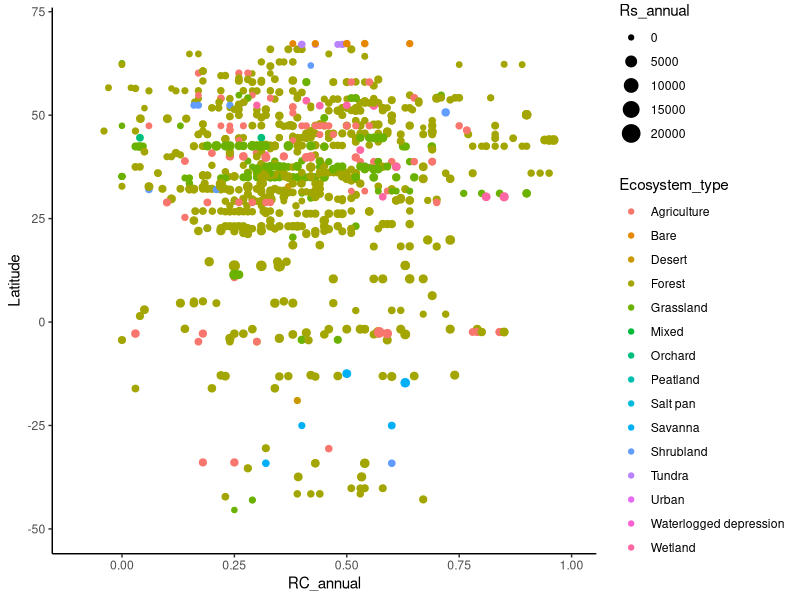

Reproduce this figure in R.
## ---- chunk 1
#Libraries
library(tidyr)
library(dplyr)
library(ggplot2)

#Data source
srdbData = read.csv("srdb-master/srdb-data.csv")

## ---- chunk 2
#choose relevant categories
srdbManagable = srdbData %>% select(Latitude, Longitude, Study_midyear, Ecosystem_type, Manipulation, Rs_annual, RC_annual)
 
#number of observations (rows) by ecosystem type
#get rid of whitespace first
srdbManagable$Ecosystem_type = srdbManagable$Ecosystem_type %>% trimws(c("both"))

#group by ecosystem and remove empty entries
groupedByEcoType = srdbManagable %>%  filter(srdbManagable$Ecosystem_type != "") %>% group_by(Ecosystem_type)

ecosystemList = groupedByEcoType %>% select(Ecosystem_type)

print(ecosystemList %>% summarize(n()))

## ---- chunk 3
#graph annual RC against lattitude with color coding by ecosystem and size by annual RS
ggplot(groupedByEcoType, aes(RC_annual, Latitude)) + geom_point(aes(color = Ecosystem_type, size = Rs_annual)) + xlim(-.1, 1) + ylim(-50, 70) + theme_classic()

## ---- chunk 4
sessionInfo()
